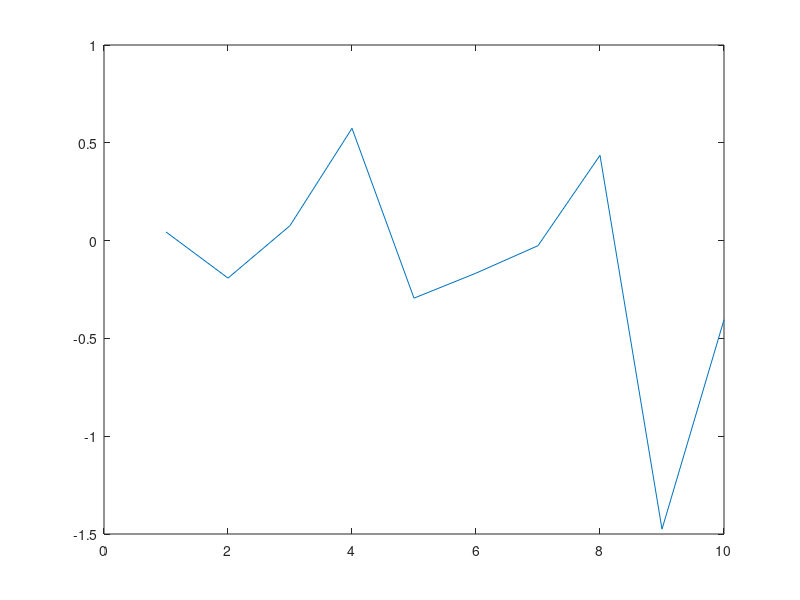

MATLAB code to generate this figure:
close all

repo_recE = [];

for b = 1:500
    
% Creating a draft of ERP
sig_amp = 1;
noise_amp = 3;
fs = 250;
erp_len = 1/2*fs;
x = [0:erp_len-1];

y = exp( sin( x*(1/fs)*2*pi ) ) -1 ;
y = [zeros(1,fs), y, zeros(1,fs)];
x = [0:length(y)-1];

electrodes_set = 32;

sig_E = zeros(size(y,2),electrodes_set);
for a = 1:electrodes_set
    sig_E(:,a) = y'*sig_amp;
end

sig_E = sig_E+normrnd(0,noise_amp,size(sig_E,1), size(sig_E,2) );

% Matrix projection method

% energy_threshold = 0.30; % 95% energy preservation
% singular_values = diag(S);
% energy_total = sum(singular_values.^2);
% 
% cumulative_energy = cumsum(singular_values.^2) / energy_total;
M = 10; % find(cumulative_energy >= energy_threshold, 1, 'first'); % Find M dynamically


Sbar = mean(sig_E,2);
Btilde = zeros( size(sig_E,1), size(sig_E,2) );
for a = 1:size(Btilde,2)
   Btilde(:,a) = sig_E(:,a) - Sbar;  
end

[U, S, V] = svd(Btilde);

[ ~ , I ] = sort( diag(S), 'ascend');

D = U( :, I(1:M) )';

recE = D*sig_E(:,1);

repo_recE = [ repo_recE recE ];

end


% Seeing the result of the application of the denoising matrix

plot(mean(repo_recE,2))

% Compute SVD
% [U, S, V] = svd(A);
%
% % Estimate noise level using median singular value
% sigma_noise = median(diag(S)) / sqrt(0.6745);
% 
% % Compute threshold tau using Donoho & Gavish formula
% tau = sigma_noise * (sqrt(size(A,1)) + sqrt(size(A,2)));
% 
% % Apply thresholding
% S_den = S .* (S >= tau); % Zero out singular values below threshold
% 
% % Reconstruct denoised matrix
% A_den = U * S_den * V';
% 
% 
% % Matrix Projection
% 
% 
% 
% 
% 
% 
% 
% subplot(1,2,1)
% plot(sig_M)
% 
% subplot(1,2,2)
% plot(M_den)
% 
